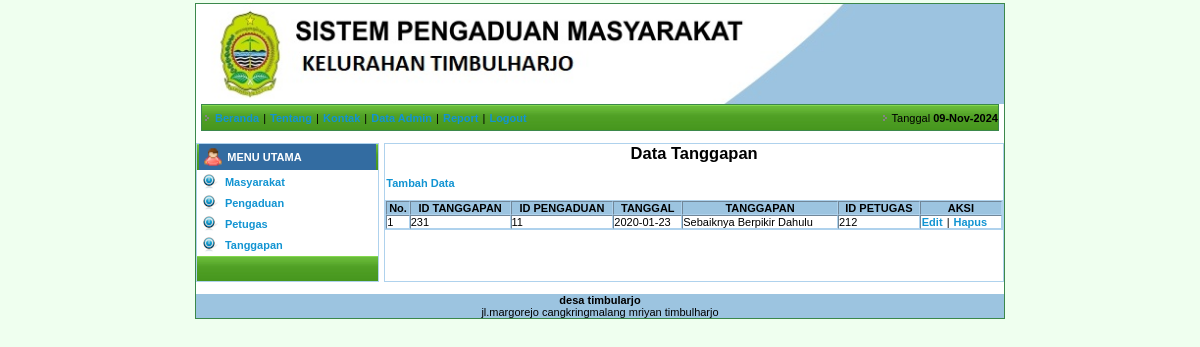
/data/tanggapan/tanggapan.php, run on the app's committed database.
### tables this page shows
CREATE TABLE IF NOT EXISTS `tanggapan` (
  `id_tanggapan` int(11) NOT NULL,
  `id_pengaduan` int(11) NOT NULL,
  `tgl_tanggapan` date NOT NULL,
  `tanggapan` text NOT NULL,
  `id_petugas` int(11) NOT NULL
);

### data/tanggapan/tanggapan.php (the view, shortened to what this page needs)
<html>
<head>
<link href="../../css/style.css" rel="stylesheet" type="text/css">
<body topmargin="3">
<table width="798" class="border" border="0" align="center" cellpadding="0" cellspacing="0">
  <tr bgcolor="#FFFFFF">
    <td colspan="3" bgcolor="#009900"><img src="../../gambar/header1.jpg" height="100"></td>
  </tr>
  <tr bgcolor="#FFFFFF">
    <td colspan="3"><table width="798" class="border" bordercolor="#009999" align="center" cellpadding="0" cellspacing="0">
      <tr class="ListBack">
        <td width="597" height="25" valign="middle" ><img src="../../gambar/ikon.png" width="9" height="9">
          <a href="../../index.php" target="_self" class="katlink">Beranda</a> |
          <a href="../../tentang.php" target="_self" class="katlink">Tentang</a> |
          <a href="../../kontak.php" target="_self" class="katlink">Kontak</a> |
          <a href="tanggapan.php" target="_self" class="katlink">Data Admin</a> |
          <a href="../../report.php" target="_self" class="katlink">Report</a> |
          <a href="../../logout.php" target="_self" class="katlink">Logout</a>
        </td>
        <td width="199" align="right">&nbsp;<img src="../../gambar/ikon.png" width="9" height="9"><b>
        </b> Tanggal <b><?php echo date('d-M-Y');?></b></td>
      </tr>
    </table></td>
  </tr>
  <tr bgcolor="#FFFFFF">
    <td width="181">&nbsp;</td>
    <td width="5">&nbsp;</td>
    <td width="610">&nbsp;</td>
  </tr>
  <tr bgcolor="#FFFFFF">
    <td align="center" valign="top">
  <table width="100%" class="BorderUtama" border="0" cellpadding="0" cellspacing="0">
    <tr align="center" class="ListBack">
          <td width="167" height="25" class="HEAD" align="left">
       <table width="98%" border="0" align="center" cellpadding="0" cellspacing="0" >
          <tr>
          <td width="16%" height="26" align="center" bgcolor="#336CA1" ><img src="../../gambar/user_red.png" width="20" height="20"></td>
          <td width="84%" bgcolor="#336CA1" class="HEAD"><strong>MENU UTAMA</strong></td>
        </tr>
      </table>      </td>
        </tr>
    <tr>
          <td height="18" align="center" valign="top" bgcolor="#FFFFFF" >
        <table width="98%" border="0" align="center" cellpadding="2" cellspacing="2"  >
          <tr>
          <td width="8%"><img src="../../gambar/shutdown.png" width="15" height="15"></td>
          <td width="92%"><a href="../masyarakat/masyarakat.php" target="_self" class="katlink">Masyarakat</a></td>
        </tr>
        <tr>
          <td width="8%"><img src="../../gambar/shutdown.png" width="15" height="15"></td>
          <td width="92%"><a class="katlink" href="../pengaduan/pengaduan.php">Pengaduan</a></td>
        </tr>
        <tr>
          <td><img src="../../gambar/shutdown.png" width="15" height="15"></td>
          <td><a href="../petugas/petugas.php" target="_self" class="katlink">Petugas</a></td>
          </tr>
        <tr>
          <td><img src="../../gambar/shutdown.png" width="15" height="15"></td>
          <td><a href="tanggapan.php" target="_self" class="katlink">Tanggapan</a></td>
          </tr>
        </table>
        </tr>
        <tr align="center" class="ListBack">
          <td width="167" height="25" class="HEAD" align="left" valign="middle" >&nbsp;     </td>
        </tr>
      </table></td>
    <td>&nbsp;</td>
    <td width="610" valign="top" bgcolor="#FFFFFF" class="BorderUtama">
      <h2>Data Tanggapan</h2>
      <p><a href="tambah.php" class="katlink">Tambah Data</a></p>
        <table width="100%" class="BorderUtama" border="1" cellpadding="0" cellspacing="0">
          <tr>
            <th>No.</th>
            <th>ID TANGGAPAN</th>
            <th>ID PENGADUAN</th>
            <th>TANGGAL</th>
            <th>TANGGAPAN</th>
            <th>ID PETUGAS</th>
            <th>AKSI</th>
          </tr>
            <?php
              $query = mysql_query("SELECT * FROM tanggapan ORDER BY id_tanggapan DESC") or die(mysql_error());
              if(mysql_num_rows($query) == 0){ ?>
                <tr><td colspan="8" align="center">Tidak ada data</td></tr>
              <?php }
              else{
                $no =1;
                while($data = mysql_fetch_assoc($query)){
                ?>
              <tr>
                <td class="garis"><?php echo $no ?></td>
                <td class="garis"><?php echo $data['id_tanggapan'] ?></td>
                <td class="garis"><?php echo $data['id_pengaduan'] ?></td>
                <td class="garis"><?php echo $data['tgl_tanggapan'] ?></td>
                <td class="garis"><?php echo $data['tanggapan'] ?></td>
                <td class="garis"><?php echo $data['id_petugas'] ?></td>
                <td class="garis">
                  <a href="edit.php?id=<?php echo $data['id_tanggapan'] ?>" class="katlink">Edit</a> |
                  <a href="hapus.php?id=<?php echo $data['id_tanggapan'] ?>" onclick="return confirm('apa anda yakin')" class="katlink">Hapus</a>
                </td>
              </tr>
              <?php
              $no++;
              }}
             ?>
        </table>
    </td>
  </tr>
  <tr bgcolor="#FFFFFF">
    <td>&nbsp;</td>
    <td>&nbsp;</td>
    <td>&nbsp;</td>
  </tr>
 <tr bgcolor="#FFFFFF">
    <td colspan="3" align="center" bgcolor="#9CC4E0"><span class="FOOT"><strong>desa timbularjo</strong><br />
jl.margorejo cangkringmalang mriyan timbulharjo</span></td>
  </tr>
</table>
</body>
</html>

### css/style.css (style rules this page uses)
BODY { background-color :#EFFFEF; font-family:Tahoma, Arial, Helvetica, sans-serif; font-size:11px; background-image:url(../images/background.jpg); background-repeat:repeat; }
h2 { text-align: center; }
.border { border: 1px solid #3B884B; }
.BorderUtama { border: 1px solid #AFD2ED; }
TR.ListBack { background:url(../images/list.png); background-repeat:repeat; }
TD { font-family :Tahoma, Arial, Helvetica, sans-serif; font-size : 11px; }
TH { font-family :Tahoma, Arial, Helvetica, sans-serif; font-size : 11px; background-color:#9CC4E0; }
TD.HEAD { font-family : Tahoma, Arial, Helvetica, sans-serif; font-size : 11px; COLOR: #FFFFFF; }
a:link { color: #1294d2; text-decoration: none; }
A.katlink:link { PADDING-RIGHT: 1px; PADDING-LEFT: 1px; FONT-WEIGHT: bold; FONT-SIZE: 11px; PADDING-BOTTOM: 1px; COLOR: #1294d2; PADDING-TOP: 1px; FONT-FAMILY: arial }

### data on the page
tanggapan: id_tanggapan "231", id_pengaduan "11", tgl_tanggapan "2020-01-23", tanggapan "Sebaiknya Berpikir Dahulu", id_petugas "212"
